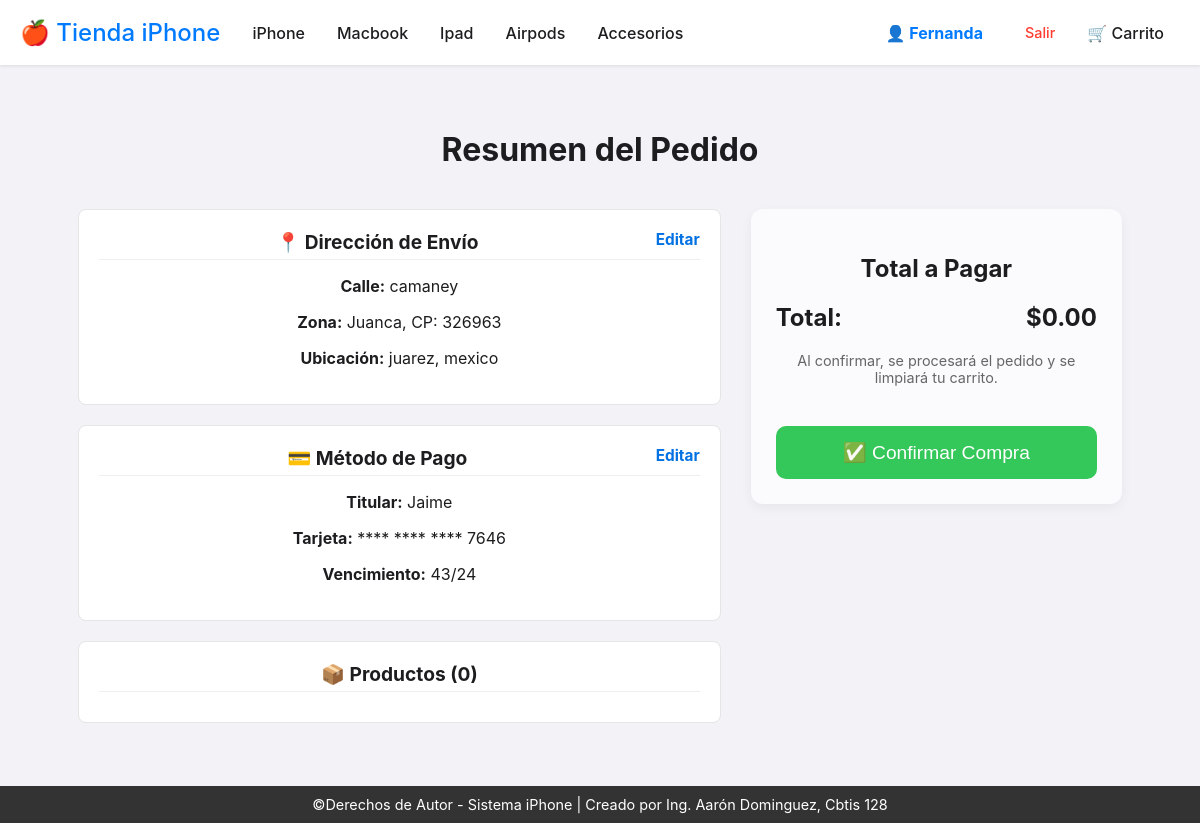
/checkout/resumen/ (signed in), run on the app's committed database.
### app_Iphone/models.py (models this page shows, shortened)
class Direccion(models.Model):
    calle = models.CharField(max_length=255)
    codigo_postal = models.CharField(max_length=10)
    colonia = models.CharField(max_length=100)
    ciudad = models.CharField(max_length=100)
    pais = models.CharField(max_length=100)

class MetodoPago(models.Model):
    titular = models.CharField(max_length=100)
    numero_tarjeta = models.CharField(max_length=16) # Guardar solo números
    fecha_vencimiento = models.CharField(max_length=5) # Formato MM/YY
    cvv = models.CharField(max_length=4)

### app_Iphone/views.py (the view)
# urls.py: path('checkout/resumen/', views.tienda_resumen_pedido, name='tienda_resumen_pedido'),
def tienda_resumen_pedido(request):
    if not request.session.get('usuario_id'):
        return redirect('tienda_login')
    usuario = get_object_or_404(Usuario, pk=request.session['usuario_id'])
    cart_data = _get_cart_data(request)
    if not usuario.direccion:
        return redirect('tienda_mostrar_direccion')
    if not usuario.metodo_pago:
        return redirect('tienda_pago')
    context = {
        'titulo': 'Resumen del Pedido',
        'usuario': usuario,
        'direccion': usuario.direccion,
        'metodo_pago': usuario.metodo_pago,
        'cart_items': cart_data['cart_items'],
        'total_general': cart_data['total_general'],
        'cart_item_count': cart_data['item_count'],
    }
    return render(request, 'tienda/checkout_resumen.html', context)

### app_Iphone/views.py (called while the page is built, shortened)
def _get_cart_data(request):
    cart = request.session.get('cart', {})
    cart_items = []
    total_general = Decimal('0.00')
    item_count = 0
    items_to_delete = []
    if items_to_delete:
        for key in items_to_delete:
            if key in request.session['cart']:
                del request.session['cart'][key]
        request.session.modified = True
    request.session['cart_item_count'] = item_count
    return {'cart_items': cart_items, 'total_general': total_general, 'item_count': item_count}

### app_Iphone/templates/tienda/checkout_resumen.html (shortened to what this page needs)
{% extends "tienda/base_tienda.html" %}
{% block content %}
<h1 style="text-align: center; margin-top: 30px;">Resumen del Pedido</h1>
<div class="summary-container">
    <div class="details-col">
        <div class="section-box">
            <div class="section-title">
                📍 Dirección de Envío
                <a href="{% url 'tienda_mostrar_direccion' %}" class="edit-link">Editar</a>
            </div>
            <p><strong>Calle:</strong> {{ direccion.calle }}</p>
            <p><strong>Zona:</strong> {{ direccion.colonia }}, CP: {{ direccion.codigo_postal }}</p>
            <p><strong>Ubicación:</strong> {{ direccion.ciudad }}, {{ direccion.pais }}</p>
        </div>
        <div class="section-box">
            <div class="section-title">
                💳 Método de Pago
                <a href="{% url 'tienda_pago' %}" class="edit-link">Editar</a>
            </div>
            <p><strong>Titular:</strong> {{ metodo_pago.titular }}</p>
            <p><strong>Tarjeta:</strong> **** **** **** {{ metodo_pago.numero_tarjeta|slice:"-4:" }}</p>
            <p><strong>Vencimiento:</strong> {{ metodo_pago.fecha_vencimiento }}</p>
        </div>
        <div class="section-box">
            <div class="section-title">📦 Productos ({{ cart_item_count }})</div>
        </div>
    </div>
    <div class="total-col">
        <h2>Total a Pagar</h2>
        <div style="display: flex; justify-content: space-between; font-size: 1.5em; font-weight: bold; margin: 20px 0;">
            <span>Total:</span>
            <span>${{ total_general|floatformat:2 }}</span>
        </div>
        <p style="font-size: 0.9em; color: #666; margin-bottom: 20px;">Al confirmar, se procesará el pedido y se limpiará tu carrito.</p>
        <form method="POST" action="{% url 'tienda_finalizar_compra' %}">
            <button type="submit" class="btn-confirm">✅ Confirmar Compra</button>
        </form>
    </div>
</div>
{% endblock %}

### app_Iphone/templates/tienda/base_tienda.html (style rules this page uses)
:root { --apple-blue: #007aff; --apple-gray: #f2f2f7; --text-color: #1d1d1f; --color-principal: #333; }
body { font-family: -apple-system, BlinkMacSystemFont, "Segoe UI", Roboto, Helvetica, Arial, sans-serif; margin: 0; padding-top: 60px; background-color: var(--apple-gray); color: var(--text-color); }

### app_Iphone/templates/tienda/checkout_resumen.html (style rules this page uses)
.summary-container { display: flex; gap: 30px; width: 90%; margin: 40px auto; flex-wrap: wrap; }
.details-col { flex: 2; min-width: 300px; }
.total-col { flex: 1; min-width: 280px; background: #fbfbfd; padding: 25px; border-radius: 12px; height: fit-content; box-shadow: 0 4px 12px rgba(0,0,0,0.05); }
.section-box { background: white; border: 1px solid #e5e5e5; border-radius: 8px; padding: 20px; margin-bottom: 20px; }
.section-title { font-size: 1.2em; font-weight: bold; margin-bottom: 10px; border-bottom: 1px solid #eee; padding-bottom: 5px; }
.btn-confirm { background-color: #34c759; color: white; width: 100%; padding: 15px; border: none; border-radius: 10px; font-size: 1.2em; cursor: pointer; margin-top: 20px; }
.edit-link { float: right; font-size: 0.8em; color: #0071e3; text-decoration: none; }

### data on the page
Direccion: calle "camaney", colonia "Juanca", codigo_postal "326963", ciudad "juarez", pais "mexico"
MetodoPago: titular "Jaime", numero_tarjeta "7646", fecha_vencimiento "43/24"

### other printed values
{{ request.session.usuario_nombre|default:"Mi Cuenta" }} "Fernanda"
{{ cart_item_count }} "0"
{{ total_general|floatformat:2 }} "0.00"
